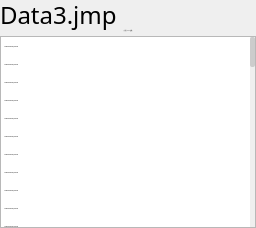
       <widget class="QFrame" name="frame_3_data3">
        <property name="font">
         <font>
          <family>微软雅黑</family>
          <pointsize>-1</pointsize>
          <weight>50</weight>
          <italic>false</italic>
          <bold>false</bold>
         </font>
        </property>
        <layout class="QVBoxLayout" name="verticalLayout_5" stretch="0,1">
         <property name="spacing">
          <number>4</number>
         </property>
         <property name="leftMargin">
          <number>0</number>
         </property>
         <property name="topMargin">
          <number>0</number>
         </property>
         <property name="rightMargin">
          <number>0</number>
         </property>
         <property name="bottomMargin">
          <number>0</number>
         </property>
         <item>
          <widget class="QFrame" name="frame_3">
           <property name="minimumSize">
            <size>
             <width>0</width>
             <height>32</height>
            </size>
           </property>
           <property name="maximumSize">
            <size>
             <width>16777215</width>
             <height>32</height>
            </size>
           </property>
           <property name="font">
            <font>
             <family>微软雅黑</family>
             <pointsize>-1</pointsize>
             <weight>50</weight>
             <italic>false</italic>
             <bold>false</bold>
            </font>
           </property>
           <layout class="QHBoxLayout" name="horizontalLayout_5">
            <property name="leftMargin">
             <number>0</number>
            </property>
            <property name="topMargin">
             <number>0</number>
            </property>
            <property name="rightMargin">
             <number>0</number>
            </property>
            <property name="bottomMargin">
             <number>0</number>
            </property>
            <item>
             <widget class="QLabel" name="label_name_3">
              <property name="font">
               <font>
                <family>微软雅黑</family>
                <pointsize>-1</pointsize>
                <weight>50</weight>
                <italic>false</italic>
                <bold>false</bold>
               </font>
              </property>
              <property name="styleSheet">
               <string notr="true">font-size:24px;</string>
              </property>
              <property name="text">
               <string>Data3.jmp</string>
              </property>
              <property name="alignment">
               <set>Qt::AlignBottom|Qt::AlignLeading|Qt::AlignLeft</set>
              </property>
             </widget>
            </item>
            <item>
             <widget class="QLabel" name="label_info_3">
              <property name="font">
               <font>
                <family>微软雅黑</family>
                <pointsize>-1</pointsize>
                <weight>50</weight>
                <italic>false</italic>
                <bold>false</bold>
               </font>
              </property>
              <property name="styleSheet">
               <string notr="true">color: #555;</string>
              </property>
              <property name="text">
               <string>( 一共有 1234 个文件 )</string>
              </property>
              <property name="alignment">
               <set>Qt::AlignBottom|Qt::AlignLeading|Qt::AlignLeft</set>
              </property>
             </widget>
            </item>
            <item>
             <spacer name="horizontalSpacer_3">
              <property name="font">
               <font>
                <family>微软雅黑</family>
                <pointsize>-1</pointsize>
                <weight>50</weight>
                <italic>false</italic>
                <bold>false</bold>
               </font>
              </property>
              <property name="orientation">
               <enum>Qt::Horizontal</enum>
              </property>
              <property name="sizeHint" stdset="0">
               <size>
                <width>40</width>
                <height>20</height>
               </size>
              </property>
             </spacer>
            </item>
           </layout>
          </widget>
         </item>
         <item>
          <widget class="QListWidget" name="list_dataList_3">
           <property name="font">
            <font>
             <family>微软雅黑</family>
             <pointsize>-1</pointsize>
             <weight>50</weight>
             <italic>false</italic>
             <bold>false</bold>
            </font>
           </property>
           <property name="contextMenuPolicy">
            <enum>Qt::CustomContextMenu</enum>
           </property>
           <property name="styleSheet">
            <string notr="true">QScrollBar{width:5px;}
QScrollBar:sub-line:vertical {height: 0px;}
QScrollBar:add-line:vertical {height: 0px;}
QScrollBar:vertical { 
        padding-top:0px;
        padding-bottom:0px;    
        padding-left:0px;    
        padding-right:0px;    
        border-left:0px solid #dddddd;
}
QScrollBar::handle:vertical {
        background:#cccccc;
        min-height:30px;
        border-radius:2px;
}
QScrollBar::handle:vertical:hover {
        background:#999999;
}
QListWidget::Item{
	height:18px;
}</string>
           </property>
           <property name="selectionMode">
            <enum>QAbstractItemView::ExtendedSelection</enum>
           </property>
           <property name="verticalScrollMode">
            <enum>QAbstractItemView::ScrollPerPixel</enum>
           </property>
           <property name="horizontalScrollMode">
            <enum>QAbstractItemView::ScrollPerPixel</enum>
           </property>
           <item>
            <property name="text">
             <string>..\ui\head\role\chara_0018.dds</string>
            </property>
           </item>
           <item>
            <property name="text">
             <string>..\ui\head\role\chara_0018.dds</string>
            </property>
           </item>
           <item>
            <property name="text">
             <string>..\ui\head\role\chara_0018.dds</string>
            </property>
           </item>
           <item>
            <property name="text">
             <string>..\ui\head\role\chara_0018.dds</string>
            </property>
           </item>
           <item>
            <property name="text">
             <string>..\ui\head\role\chara_0018.dds</string>
            </property>
           </item>
           <item>
            <property name="text">
             <string>..\ui\head\role\chara_0018.dds</string>
            </property>
           </item>
           <item>
            <property name="text">
             <string>..\ui\head\role\chara_0018.dds</string>
            </property>
           </item>
           <item>
            <property name="text">
             <string>..\ui\head\role\chara_0018.dds</string>
            </property>
           </item>
           <item>
            <property name="text">
             <string>..\ui\head\role\chara_0018.dds</string>
            </property>
           </item>
           <item>
            <property name="text">
             <string>..\ui\head\role\chara_0018.dds</string>
            </property>
           </item>
           <item>
            <property name="text">
             <string>..\ui\head\role\chara_0018.dds</string>
            </property>
           </item>
           <item>
            <property name="text">
             <string>..\ui\head\role\chara_0018.dds</string>
            </property>
           </item>
           <item>
            <property name="text">
             <string>..\ui\head\role\chara_0018.dds</string>
            </property>
           </item>
           <item>
            <property name="text">
             <string>..\ui\head\role\chara_0018.dds</string>
            </property>
           </item>
           <item>
            <property name="text">
             <string>新建项目</string>
            </property>
           </item>
           <item>
            <property name="text">
             <string>新建项目</string>
            </property>
           </item>
           <item>
            <property name="text">
             <string>新建项目</string>
            </property>
           </item>
           <item>
            <property name="text">
             <string>新建项目</string>
            </property>
           </item>
           <item>
            <property name="text">
             <string>新建项目</string>
            </property>
           </item>
           <item>
            <property name="text">
             <string>新建项目</string>
            </property>
           </item>
           <item>
            <property name="text">
             <string>新建项目</string>
            </property>
           </item>
           <item>
            <property name="text">
             <string>新建项目</string>
            </property>
           </item>
           <item>
            <property name="text">
             <string>新建项目</string>
            </property>
           </item>
           <item>
            <property name="text">
             <string>新建项目</string>
            </property>
           </item>
           <item>
            <property name="text">
             <string>新建项目</string>
            </property>
           </item>
           <item>
            <property name="text">
             <string>新建项目</string>
            </property>
           </item>
           <item>
            <property name="text">
             <string>新建项目</string>
            </property>
           </item>
           <item>
            <property name="text">
             <string>新建项目</string>
            </property>
           </item>
           <item>
            <property name="text">
             <string>新建项目</string>
            </property>
           </item>
           <item>
            <property name="text">
             <string>新建项目</string>
            </property>
           </item>
           <item>
            <property name="text">
             <string>新建项目</string>
            </property>
           </item>
           <item>
            <property name="text">
             <string>新建项目</string>
            </property>
           </item>
           <item>
            <property name="text">
             <string>新建项目</string>
            </property>
           </item>
           <item>
            <property name="text">
             <string>新建项目</string>
            </property>
           </item>
           <item>
            <property name="text">
             <string>新建项目</string>
            </property>
           </item>
           <item>
            <property name="text">
             <string>新建项目</string>
            </property>
           </item>
           <item>
            <property name="text">
             <string>新建项目</string>
            </property>
           </item>
           <item>
            <property name="text">
             <string>新建项目</string>
            </property>
           </item>
           <item>
            <property name="text">
             <string>新建项目</string>
            </property>
           </item>
           <item>
            <property name="text">
             <string>新建项目</string>
            </property>
           </item>
           <item>
            <property name="text">
             <string>新建项目</string>
            </property>
           </item>
           <item>
            <property name="text">
             <string>新建项目</string>
            </property>
           </item>
           <item>
            <property name="text">
             <string>新建项目</string>
            </property>
           </item>
           <item>
            <property name="text">
             <string>新建项目</string>
            </property>
           </item>
           <item>
            <property name="text">
             <string>新建项目</string>
            </property>
           </item>
           <item>
            <property name="text">
             <string>新建项目</string>
            </property>
           </item>
           <item>
            <property name="text">
             <string>新建项目</string>
            </property>
           </item>
           <item>
            <property name="text">
             <string>新建项目</string>
            </property>
           </item>
           <item>
            <property name="text">
             <string>新建项目</string>
            </property>
           </item>
           <item>
            <property name="text">
             <string>新建项目</string>
            </property>
           </item>
           <item>
            <property name="text">
             <string>新建项目</string>
            </property>
           </item>
           <item>
            <property name="text">
             <string>新建项目</string>
            </property>
           </item>
           <item>
            <property name="text">
             <string>新建项目</string>
            </property>
           </item>
           <item>
            <property name="text">
             <string>新建项目</string>
            </property>
           </item>
           <item>
            <property name="text">
             <string>新建项目</string>
            </property>
           </item>
           <item>
            <property name="text">
             <string>新建项目</string>
            </property>
           </item>
           <item>
            <property name="text">
             <string>新建项目</string>
            </property>
           </item>
           <item>
            <property name="text">
             <string>新建项目</string>
            </property>
           </item>
           <item>
            <property name="text">
             <string>新建项目</string>
            </property>
           </item>
           <item>
            <property name="text">
             <string>新建项目</string>
            </property>
           </item>
           <item>
            <property name="text">
             <string>新建项目</string>
            </property>
           </item>
           <item>
            <property name="text">
             <string>新建项目</string>
            </property>
           </item>
           <item>
            <property name="text">
             <string>新建项目</string>
            </property>
           </item>
           <item>
            <property name="text">
             <string>新建项目</string>
            </property>
           </item>
           <item>
            <property name="text">
             <string>新建项目</string>
            </property>
           </item>
           <item>
            <property name="text">
             <string>新建项目</string>
            </property>
           </item>
           <item>
            <property name="text">
             <string>新建项目</string>
            </property>
           </item>
           <item>
            <property name="text">
             <string>新建项目</string>
            </property>
           </item>
           <item>
            <property name="text">
             <string>新建项目</string>
            </property>
           </item>
           <item>
            <property name="text">
             <string>新建项目</string>
            </property>
           </item>
           <item>
            <property name="text">
             <string>新建项目</string>
            </property>
           </item>
           <item>
            <property name="text">
             <string>新建项目</string>
            </property>
           </item>
           <item>
            <property name="text">
             <string>新建项目</string>
            </property>
           </item>
           <item>
            <property name="text">
             <string>新建项目</string>
            </property>
           </item>
           <item>
            <property name="text">
             <string>新建项目</string>
            </property>
           </item>
           <item>
            <property name="text">
             <string>新建项目</string>
            </property>
           </item>
           <item>
            <property name="text">
             <string>新建项目</string>
            </property>
           </item>
           <item>
            <property name="text">
             <string>新建项目</string>
            </property>
           </item>
           <item>
            <property name="text">
             <string>新建项目</string>
            </property>
           </item>
           <item>
            <property name="text">
             <string>新建项目</string>
            </property>
           </item>
           <item>
            <property name="text">
             <string>新建项目</string>
            </property>
           </item>
           <item>
            <property name="text">
             <string>新建项目</string>
            </property>
           </item>
           <item>
            <property name="text">
             <string>新建项目</string>
            </property>
           </item>
           <item>
            <property name="text">
             <string>新建项目</string>
            </property>
           </item>
           <item>
            <property name="text">
             <string>新建项目</string>
            </property>
           </item>
           <item>
            <property name="text">
             <string>新建项目</string>
            </property>
           </item>
           <item>
            <property name="text">
             <string>新建项目</string>
            </property>
           </item>
           <item>
            <property name="text">
             <string>新建项目</string>
            </property>
           </item>
           <item>
            <property name="text">
             <string>新建项目</string>
            </property>
           </item>
           <item>
            <property name="text">
             <string>新建项目</string>
            </property>
           </item>
           <item>
            <property name="text">
             <string>新建项目</string>
            </property>
           </item>
           <item>
            <property name="text">
             <string>新建项目</string>
            </property>
           </item>
           <item>
            <property name="text">
             <string>新建项目</string>
            </property>
           </item>
           <item>
            <property name="text">
             <string>新建项目</string>
            </property>
           </item>
           <item>
            <property name="text">
             <string>新建项目</string>
            </property>
           </item>
           <item>
            <property name="text">
             <string>新建项目</string>
            </property>
           </item>
           <item>
            <property name="text">
             <string>新建项目</string>
            </property>
           </item>
           <item>
            <property name="text">
             <string>新建项目</string>
            </property>
           </item>
           <item>
            <property name="text">
             <string>新建项目</string>
            </property>
           </item>
           <item>
            <property name="text">
             <string>新建项目</string>
            </property>
           </item>
           <item>
            <property name="text">
             <string>新建项目</string>
            </property>
           </item>
           <item>
            <property name="text">
             <string>新建项目</string>
            </property>
           </item>
           <item>
            <property name="text">
             <string>新建项目</string>
            </property>
           </item>
           <item>
            <property name="text">
             <string>新建项目</string>
            </property>
           </item>
           <item>
            <property name="text">
             <string>新建项目</string>
            </property>
           </item>
           <item>
            <property name="text">
             <string>新建项目</string>
            </property>
           </item>
           <item>
            <property name="text">
             <string>新建项目</string>
            </property>
           </item>
           <item>
            <property name="text">
             <string>新建项目</string>
            </property>
           </item>
           <item>
            <property name="text">
             <string>新建项目</string>
            </property>
           </item>
           <item>
            <property name="text">
             <string>新建项目</string>
            </property>
           </item>
           <item>
            <property name="text">
             <string>新建项目</string>
            </property>
           </item>
           <item>
            <property name="text">
             <string>新建项目</string>
            </property>
           </item>
           <item>
            <property name="text">
             <string>新建项目</string>
            </property>
           </item>
           <item>
            <property name="text">
             <string>新建项目</string>
            </property>
           </item>
           <item>
            <property name="text">
             <string>新建项目</string>
            </property>
           </item>
           <item>
            <property name="text">
             <string>新建项目</string>
            </property>
           </item>
           <item>
            <property name="text">
             <string>新建项目</string>
            </property>
           </item>
           <item>
            <property name="text">
             <string>新建项目</string>
            </property>
           </item>
           <item>
            <property name="text">
             <string>新建项目</string>
            </property>
           </item>
           <item>
            <property name="text">
             <string>新建项目</string>
            </property>
           </item>
           <item>
            <property name="text">
             <string>新建项目</string>
            </property>
           </item>
           <item>
            <property name="text">
             <string>新建项目</string>
            </property>
           </item>
           <item>
            <property name="text">
             <string>新建项目</string>
            </property>
           </item>
           <item>
            <property name="text">
             <string>新建项目</string>
            </property>
           </item>
           <item>
            <property name="text">
             <string>新建项目</string>
            </property>
           </item>
           <item>
            <property name="text">
             <string>新建项目</string>
            </property>
           </item>
           <item>
            <property name="text">
             <string>新建项目</string>
            </property>
           </item>
           <item>
            <property name="text">
             <string>新建项目</string>
            </property>
           </item>
           <item>
            <property name="text">
             <string>新建项目</string>
            </property>
           </item>
           <item>
            <property name="text">
             <string>新建项目</string>
            </property>
           </item>
           <item>
            <property name="text">
             <string>新建项目</string>
            </property>
           </item>
           <item>
            <property name="text">
             <string>新建项目</string>
            </property>
           </item>
           <item>
            <property name="text">
             <string>新建项目</string>
            </property>
           </item>
           <item>
            <property name="text">
             <string>新建项目</string>
            </property>
           </item>
           <item>
            <property name="text">
             <string>新建项目</string>
            </property>
           </item>
           <item>
            <property name="text">
             <string>新建项目</string>
            </property>
           </item>
           <item>
            <property name="text">
             <string>新建项目</string>
            </property>
           </item>
           <item>
            <property name="text">
             <string>新建项目</string>
            </property>
           </item>
           <item>
            <property name="text">
             <string>新建项目</string>
            </property>
           </item>
          </widget>
         </item>
        </layout>
       </widget>
